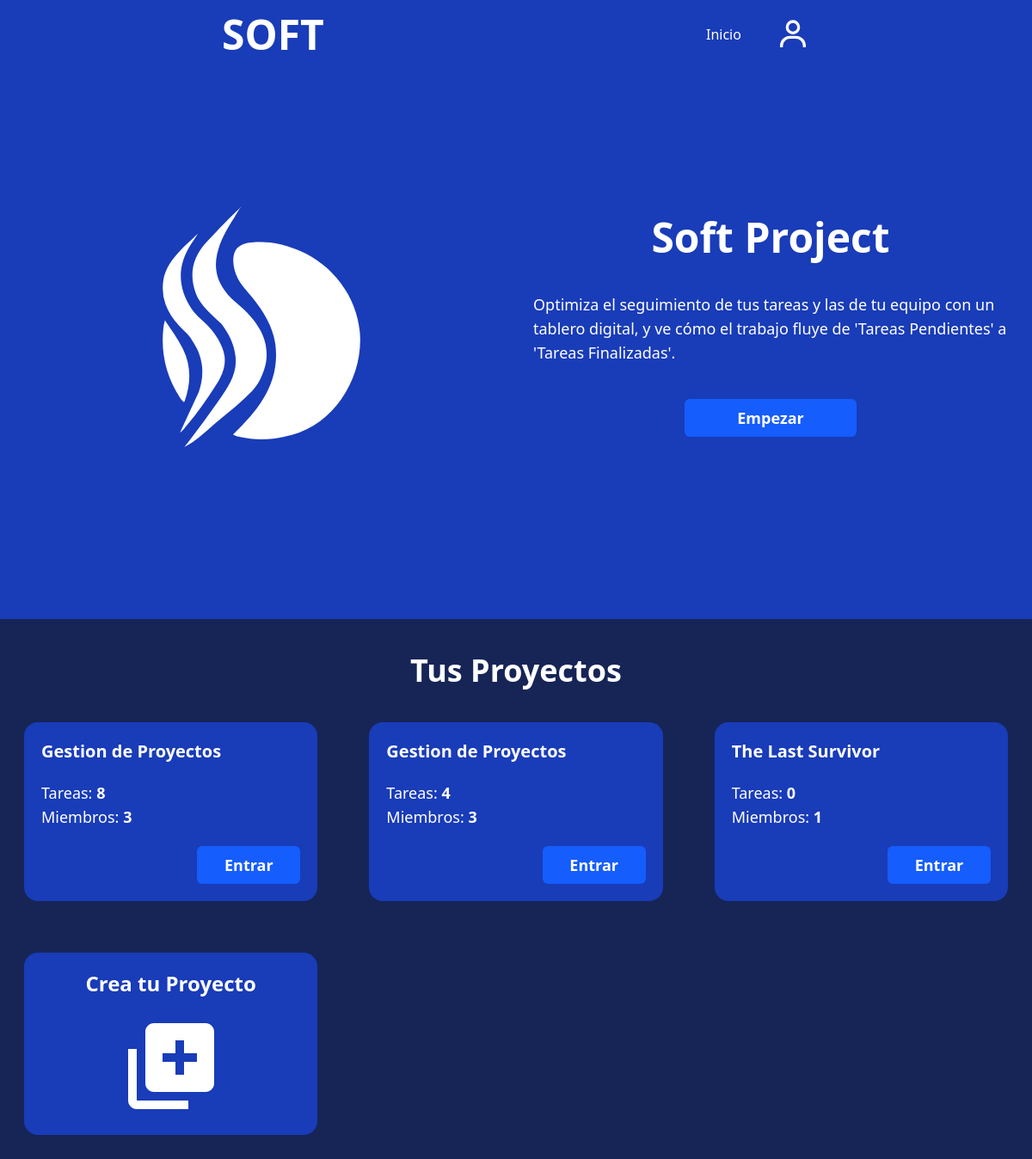
/ (signed in), run on an earlier commit of the app's database.
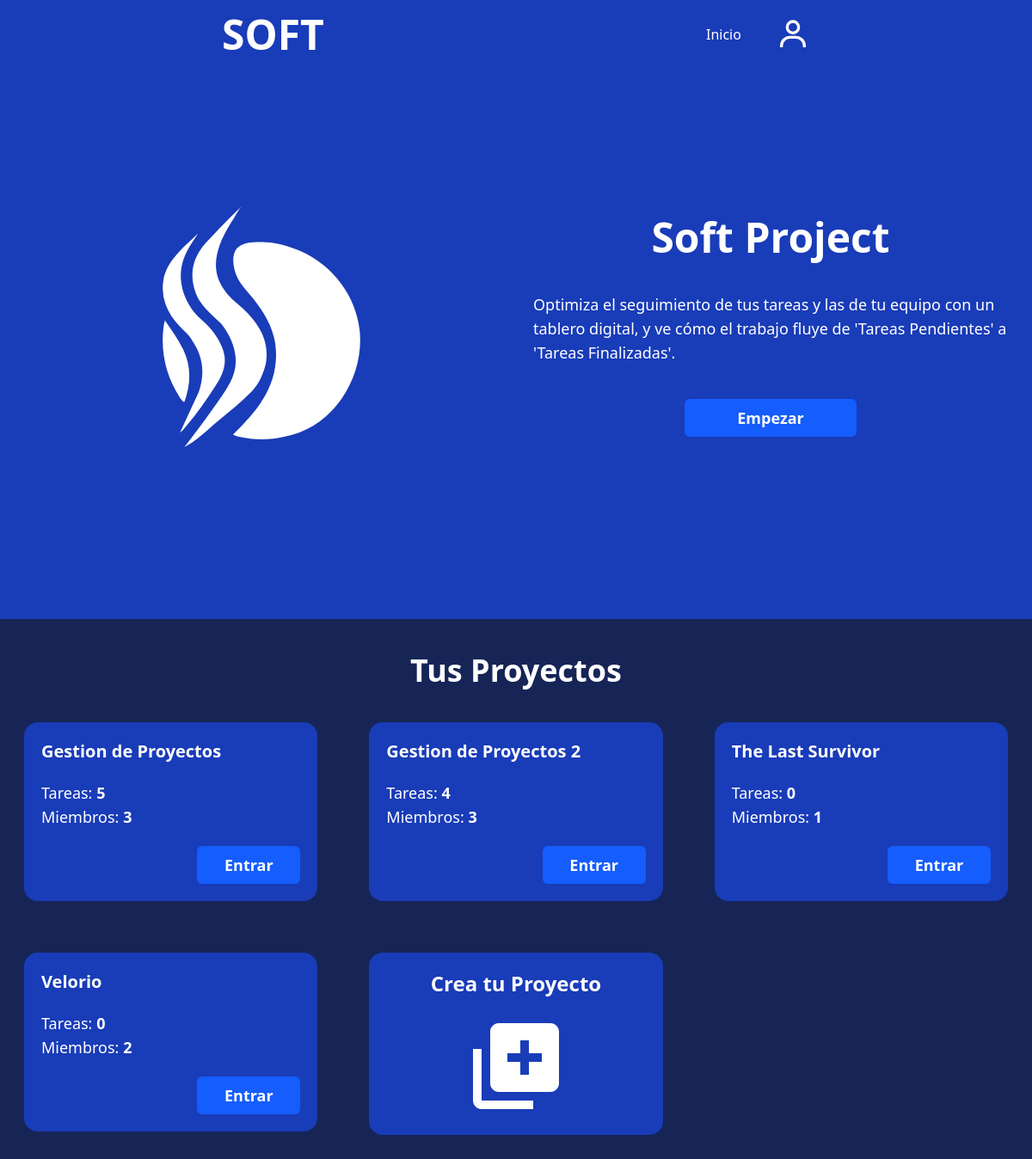
And on a later commit of the database.
### GestionProyecto/models.py (models this page shows)
class miembros_proyecto(models.Model):
    id_proyecto = models.ForeignKey(Proyectos, on_delete=models.CASCADE)
    usuario = models.ForeignKey(Usuarios, on_delete=models.CASCADE)
    is_admin = models.BooleanField(default=False)

class Proyectos(models.Model):
    id_proyecto = models.AutoField(primary_key=True)
    nombre = models.CharField(max_length=100)
    estado = models.BooleanField(default=True)
    fecha_creacion = models.DateTimeField(auto_now_add=True)
    fecha_modificacion = models.DateTimeField(auto_now=True)

### GestionProyecto/views.py (the view, shortened to what this page needs)
# urls.py: path("", views.inicio, name="Inicio"),
def inicio(request):
    if request.user.is_authenticated:
        userProyectos = miembros_proyecto.objects.filter(usuario=request.user)
        datosProyecto = {}
        for proy in userProyectos:
            datosProyecto[proy.id_proyecto] = {
                'TareasTotal': tareas_proyecto.objects.filter(id_proyecto=proy.id_proyecto).count(),
                'MiembrosTotal': miembros_proyecto.objects.filter(id_proyecto=proy.id_proyecto).count(),
            }
        return render(request, 'inicio.html', {
            'proyectos': userProyectos,
            'datosProyecto': datosProyecto.items(),
        })
    else:
        return render(request, 'inicio.html')

### GestionProyecto/templates/inicio.html (shortened to what this page needs)
{% extends "index.html" %}
{% load static %}
{% block Contenido %}
<header class="h-max  bg-blue-800 text-white flex flex-col items-center px-7 pb-10">
    <nav class="flex flex-col w-full md:flex-row justify-center md:justify-around items-center gap-4 p-4">
        <h2 class="text-5xl  font-black">SOFT</h2>
        <div class="flex items-center gap-10 font-medium">
            <a href="#">Inicio</a>
            {% if user.is_authenticated %}
            <a href='{% url "Perfil" %}' class="cursor-pointer">
                <svg class="fill-white h-10 w-10" xmlns="http://www.w3.org/2000/svg" viewBox="0 0 24 24">
                    <path d="M12 2a5 5 0 1 0 5 5 5 5 0 0 0-5-5m0 8a3 3 0 1 1 3-3 3 3 0 0 1-3 3m9 11v-1a7 7 0 0 0-7-7h-4a7 7 0 0 0-7 7v1h2v-1a5 5 0 0 1 5-5h4a5 5 0 0 1 5 5v1z"/>
                </svg>
            </a>
            {% else %}
            <a href="{% url "Login" %}">Login</a>
            <a href="{% url "Registro" %}">Registro</a>
            {% endif %}
        </div>
    </nav>
    <section class="grid place-items-center justify-center md:grid-flow-col md:my-40 auto-cols-fr  gap-10">
        <figure class="w-70 h-70 my-10 md:my-0">
        </figure>
        <article class="flex flex-col gap-10 place-items-center">
            <h3 class="text-5xl  font-black">Soft Project</h3>
            <p class="text-lg">Optimiza el seguimiento de tus tareas y las de tu equipo con un tablero digital, y ve cómo el trabajo fluye de 'Tareas Pendientes' a 'Tareas Finalizadas'.</p>
            <a href="#proyectos" class="botonStyle text-center">Empezar</a>
        </article>
    </section>
</header>
<main class="h-max text-white flex flex-col items-center px-7 py-10">
    {% if user.is_authenticated %}
        <section id="proyectos" class="w-full">
            <h3 class="text-4xl font-bold text-center mb-10">Tus Proyectos</h3>
            <article class="grid my-5 gap-15 md:grid-cols-2 lg:grid-cols-3 2xl:grid-cols-4">
                {% for proyecto in proyectos %}
                <div class="bg-blue-800 w-full h-max rounded-2xl p-5">
                        <h4 class="text-xl font-bold mb-5">{{ proyecto.id_proyecto.nombre }}</h4>
                        {% for datos in datosProyecto %}
                            {% if proyecto.id_proyecto == datos.0 %}
                                <span class="text-lg font-medium">Tareas: <strong>{{datos.1.TareasTotal}}</strong> </span>
                                <p class="text-lg font-medium">Miembros: <strong>{{datos.1.MiembrosTotal}}</strong> </p>
                            {% endif %}
                        {% endfor %}
                        <div class="w-full flex flex-row-reverse">
                            <a href='{% url "ProyectoTablero" proyecto.id_proyecto.id_proyecto %}' class="botonStyle w-30 mt-5 text-center">Entrar</a>
                        </div>
                    </div>
                {% endfor %}
                <div onclick="openModalCrearProyecto()" class="bg-blue-800 cursor-pointer select-none w-full h-max rounded-2xl p-5 flex flex-col justify-center items-center">
                    <h4 class="text-2xl font-bold mb-5">Crea tu Proyecto</h4>
                    <figure>
                        <svg class="fill-white w-30 h-30" xmlns="http://www.w3.org/2000/svg" viewBox="0 0 24 24">
                            <path d="M20 2H8c-1.103 0-2 .897-2 2v12c0 1.103.897 2 2 2h12c1.103 0 2-.897 2-2V4c0-1.103-.897-2-2-2m-2 9h-3v3h-2v-3h-3V9h3V6h2v3h3zM4 22h12v-2H4V8H2v12c0 1.103.897 2 2 2"/>
                        </svg>
                    </figure>
                </div>
            </article>
        </section>
    {% endif %}
</main>
{% endblock Contenido %}

What changed in the data, as far as the page shows it:
computed for Proyectos (number 1 of 4 on the later page): id_proyecto "8" → "5"
changed through a linked row, miembros_proyecto: id_proyecto.nombre "Gestion de Proyectos" → "Gestion de Proyectos 2"
added miembros_proyecto: id_proyecto.nombre "Velorio"
added Proyectos: datos "0", datos "2", shown under "Velorio"
